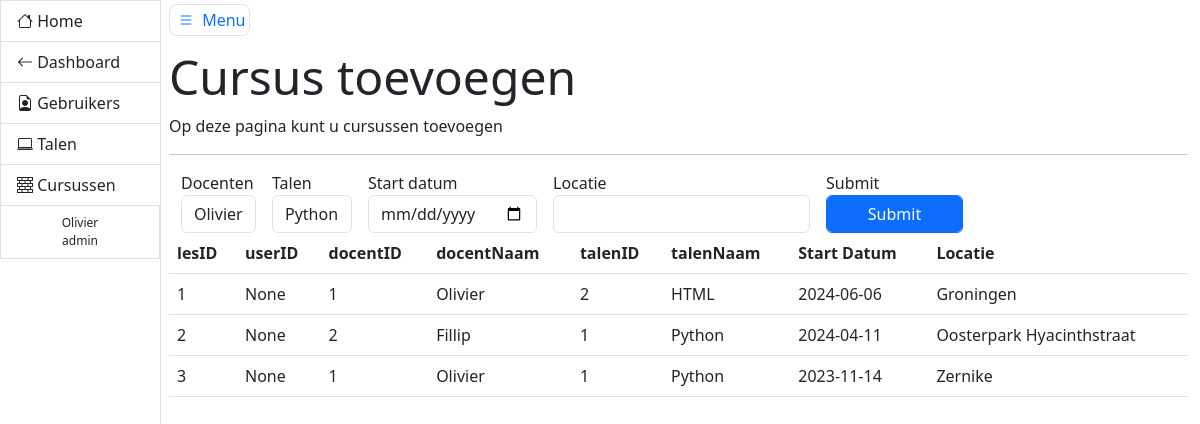
The app's page /admin/add/ (signed in), older data.
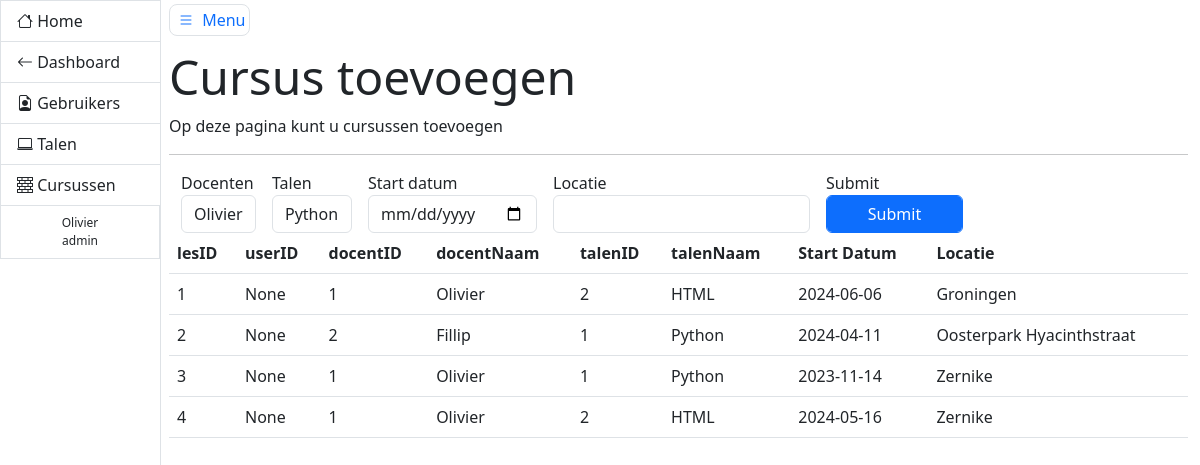
The same page, newer data.
### models.py (models this page shows, shortened)
class User(db.Model, UserMixin):
    __tablename__ = 'users'
    id = db.Column(db.Integer, primary_key=True, autoincrement=True)
    email = db.Column(db.String(), nullable=False, unique=True)
    username = db.Column(db.String(), nullable=False, unique=True)
    role = db.Column(db.String(), nullable=False, default='user')
    password_hash = db.Column(db.String(128))

class Lessen(db.Model):
    lesID = db.Column(db.Integer, primary_key=True, autoincrement=True)
    userID = db.Column(db.Integer, db.ForeignKey('users.id'), nullable=True)
    docentID = db.Column(db.Integer, db.ForeignKey('users.id'))
    talenID = db.Column(db.Integer, db.ForeignKey('talen.id'), nullable=False)
    startDatum = db.Column(db.Date, nullable=True)
    locatie = db.Column(db.String(), nullable=False)

class Talen(db.Model):
    id = db.Column(db.Integer, primary_key=True, autoincrement=True)
    name = db.Column(db.String(), nullable=False, unique=True)
    lessen = relationship("Lessen", cascade="all, delete-orphan")

### admin/views.py (the view, shortened to what this page needs)
@admin_blueprint.route('/add/', methods=['GET', 'POST'])
@login_required
@admin_required
def add():
    form = CreateCursus()
    namen = db.session.query(User.id, User.username).filter(User.role == 'admin').all()
    talen = db.session.query(Talen.id, Talen.name).all()
    cursussen = Lessen.query.all()
    form.docenten.choices = [(f'{naam[0]}', naam[1]) for naam in namen]
    form.talen.choices = [(f'{talen[0]}', talen[1]) for talen in talen]
    talendict = {}
    docentendict = {}
    for talen in form.talen.choices:
        talendict[int(talen[0])] = talen[1]
    for docent in form.docenten.choices:
        docentendict[int(docent[0])] = docent[1]
    print(form.docenten.choices)
    return render_template('formtest.html', form=form, cursussen=cursussen, talendict=talendict,
                           docentendict=docentendict)

### admin/forms.py
class CreateCursus(FlaskForm):
    docenten = SelectField('Docenten', validators=[DataRequired()], choices=[], validate_choice=False)
    talen = SelectField('Talen', validators=[DataRequired()], choices=[], validate_choice=False)
    locatie = StringField('Locatie', validators=[DataRequired()])
    datum = DateField('Start datum', validators=[DataRequired()], format='%Y-%m-%d')
    submit = SubmitField('Submit')

### __init__.py (called while the page is built)
@login_manager.user_loader
def get_user(user_id):
    try:
        return User.query.get(int(user_id))
    except:
        return None

### admin/templates/formtest.html (shortened to what this page needs)
{% extends 'adminbase.html' %}
{% block header %}
    <h5 class="display-5">Cursus toevoegen</h5>
{% endblock %}
{% block bheader %}
    <p>Op deze pagina kunt u cursussen toevoegen</p>
{% endblock %}
{% block content %}
    <div class="container">
        <div class="row">
            <form method="post">
                <div class="row g-3 align-items-center">
                    <div class="col-auto">
                        {{ form.docenten.label }}
                        {{ form.docenten(class_='form-control') }}
                    </div>
                    <div class="col-auto">
                        {{ form.talen.label }}
                        {{ form.talen(class_='form-control') }}
                    </div>
                    <div class="col-auto">
                        {{ form.datum.label }}
                        {{ form.datum(class_='form-control') }}
                    </div>
                    <div class="col-auto">
                        {{ form.locatie.label }}
                        {{ form.locatie(class_='form-control') }}
                    </div>
                    <div class="col-auto">
                        {{ form.submit.label }}
                        {{ form.submit(class_='btn btn-primary form-control') }}
                    </div>
                </div>
            </form>
        </div>
    </div>
    <table class="table">
        <thead>
        <tr>
            <th scope="col">lesID</th>
            <th scope="col">userID</th>
            <th scope="col">docentID</th>
            <th scope="col">docentNaam</th>
            <th scope="col">talenID</th>
            <th scope="col">talenNaam</th>
            <th scope="col">Start Datum</th>
            <th scope="col">Locatie</th>
        </tr>
        </thead>
        <tbody>
        {% for cursus in cursussen %}
            <tr>
                <td>{{ cursus.lesID }}</td>
                <td>{{ cursus.userID }}</td>
                <td>{{ cursus.docentID }}</td>
                <td>{{ docentendict[cursus.docentID] }}</td>
                <td>{{ cursus.talenID }}</td>
                <td>{{ talendict[cursus.talenID] }}</td>
                <td>{{ cursus.startDatum }}</td>
                <td>{{ cursus.locatie }}</td>
            </tr>
        {% endfor %}
        </tbody>
    </table>
{% endblock %}

### admin/templates/adminbase.html (shortened to what this page needs)
<!DOCTYPE html>
<html lang="en">
<head>
    <link href="{{ url_for('static', filename='css/main.css') }}" rel="stylesheet">
    <link href="https://cdn.jsdelivr.net/npm/bootstrap@5.3.0-alpha1/dist/css/bootstrap.min.css" rel="stylesheet">
</head>
<body>
<div class="container-fluid">
    <div class="row flex-nowrap">
        <div class="col-auto px-0">
            <div id="sidebar" class="collapse collapse-horizontal show border-end">
                <div id="sidebar-nav" class="list-group border-0 rounded-0 text-sm-start min-vh-100">
                    <a href="{{ url_for('index') }}" class="list-group-item border-end-0 d-inline-block text-truncate" data-bs-parent="#sidebar"><i class="bi bi-house"></i> <span>Home</span> </a>
                    <a href="{{ url_for('dashboard.dashboard') }}" class="list-group-item border-end-0 d-inline-block text-truncate" data-bs-parent="#sidebar"><i class="bi bi-arrow-left"></i> <span>Dashboard</span> </a>
                    <a href="{{ url_for('admin.gebruikers') }}" class="list-group-item border-end-0 d-inline-block text-truncate" data-bs-parent="#sidebar"><i class="bi bi-file-earmark-person"></i> <span>Gebruikers</span></a>
                    <a href="{{ url_for('admin.taal') }}" class="list-group-item border-end-0 d-inline-block text-truncate" data-bs-parent="#sidebar"><i class="bi bi-laptop"></i> <span>Talen</span></a>
                    <a href="{{ url_for('admin.add') }}" class="list-group-item border-end-0 d-inline-block text-truncate" data-bs-parent="#sidebar"><i class="bi bi-bricks"></i> <span>Cursussen</span></a>
                    {% if current_user.is_authenticated %}
                    <p class="copyright list-group-item d-inline-block text-truncate">{{ current_user.username }} <br> {{ current_user.role }}</p>
                    {% endif %}
                </div>
            </div>
        </div>
        <main class="col ps-md-2 pt-2">
            <a href="#" data-bs-target="#sidebar" data-bs-toggle="collapse" class="border rounded-3 p-1 text-decoration-none"><i class="bi bi-list bi-lg py-2 p-1"></i> Menu</a>
            <div class="page-header pt-3">
                {% block header %}
                {% endblock %}
            </div>
            {% block bheader %}
            {% endblock %}
            <hr>
            <div class="row">
                <div class="col-12">
                    {% block content %}
                    {% endblock %}
                </div>
            </div>
        </main>
    </div>
</div>
</body>
</html>

### static/css/main.css (style rules this page uses)
html { position: relative; min-height: 100%; }
#sidebar-nav { width: 160px; }
#sidebar { position: relative; }
.copyright { background-color: #f8f9fa; color: #6c757d; font-size: 12px; padding: 5px 10px; border-top: 1px solid #dee2e6; width: 100%; text-align: center; }

Row changes from the older to the newer data that the page shows:
added Lessen: lesID "4", userID "None", docentID "1", docentID.username "Olivier", talenID "2", talenID.name "HTML", startDatum "2024-05-16", locatie "Zernike"
